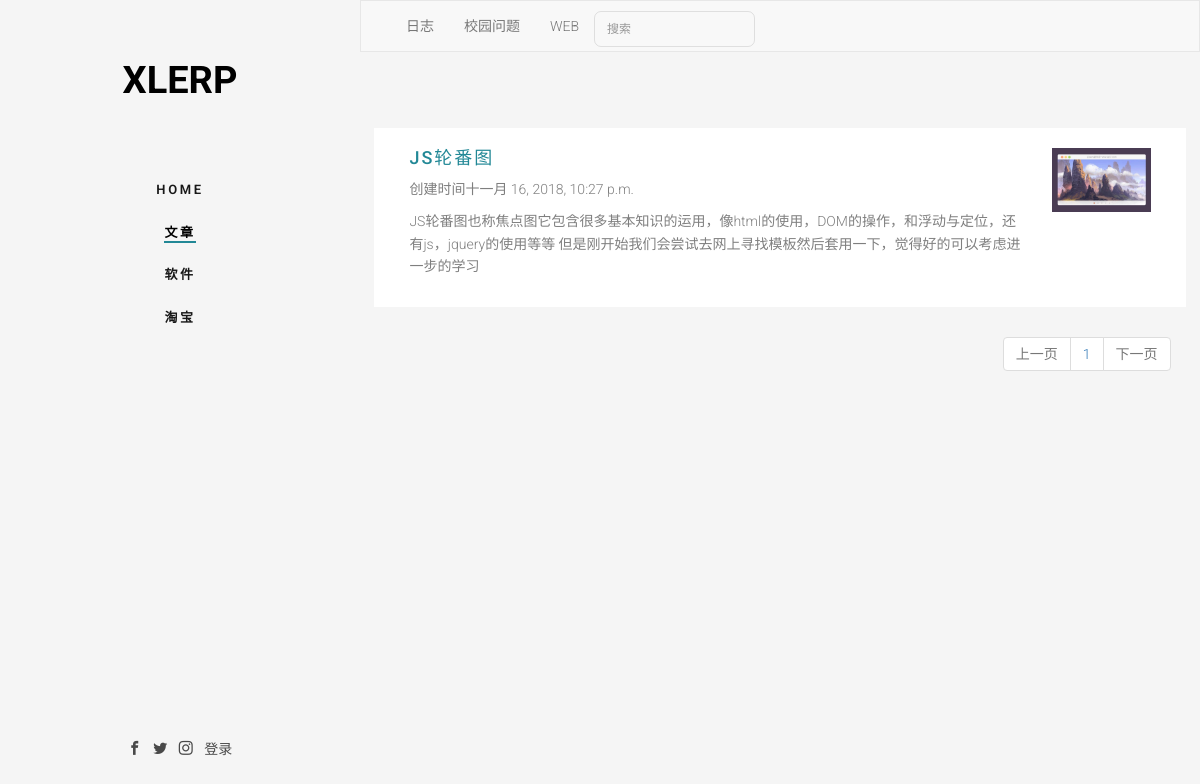
The page /post/?id=5 on the database as committed earlier.
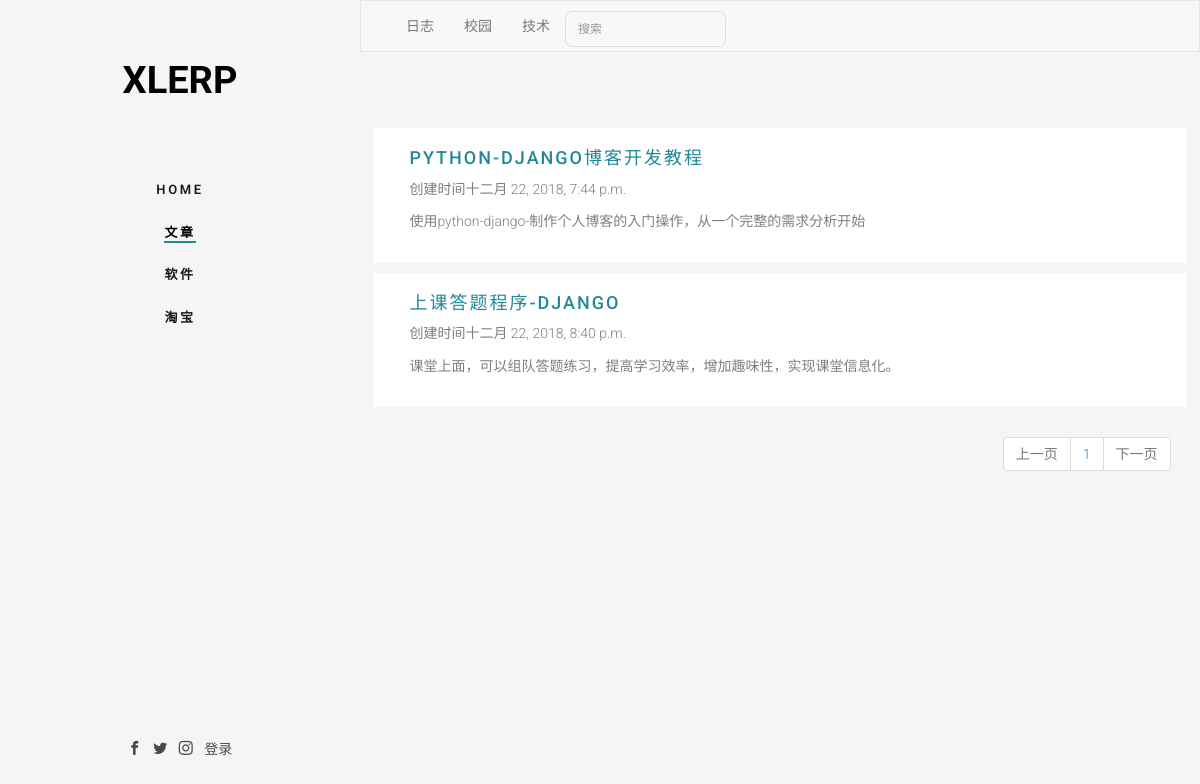
The same page on the database as committed later.
### HomeApp/models.py (models this page shows, shortened)
class TitleClassification(models.Model):
    title = models.CharField(max_length=30,unique=True,verbose_name=u'标题')
    star_time = models.DateTimeField(auto_now_add=True,verbose_name=u'创建日期')
    last_time = models.DateTimeField(auto_now=True,verbose_name=u'最后一次修改日期')
    isDelete = models.BooleanField(default=True,verbose_name=u'是否可用')
    class Meta:
        verbose_name_plural = "文章类型"

class dynamic(models.Model):
    title = models.CharField(max_length=30,unique=True,verbose_name=u'标题')
    imgurl = models.ImageField(upload_to='static/images/post',null=True, blank=True, verbose_name=u'图片地址')
    userID = models.ForeignKey(User_Information,on_delete=models.CASCADE,verbose_name=u'作者')
    post = RichTextUploadingField(verbose_name=u'具体内容')
    Classid = models.ForeignKey('TitleClassification', on_delete=models.CASCADE,verbose_name=u'文章类型')
    OtherMsg = models.CharField(max_length=300, verbose_name=u'简介')
    star_time = models.DateTimeField(auto_now_add=True,verbose_name=u'创建日期')
    last_time = models.DateTimeField(auto_now=True,verbose_name=u'最后一次修改日期')
    isDelete = models.BooleanField(default=True,verbose_name=u'是否可用')
    class Meta:
        verbose_name_plural = "文章"

### HomeApp/views.py (the view)
# urls.py: path('post/', views.postdata, name='postdata'),
def postdata(request):
    context = {}
    if request.method == 'GET':
        TClist = models.TitleClassification.objects.all()#获取所有文章类型
        IDdata = request.GET.get('id')
        if IDdata == None:
            post = models.dynamic.objects.all().order_by('id')[0:10].values('id','title','imgurl','userID','OtherMsg','star_time')
        else:
            post = models.dynamic.objects.filter(Classid=IDdata).values('id','title','imgurl','userID','OtherMsg','star_time').order_by('id')
        contact_list = post #models.dynamic.objects.get_queryset().order_by('id')#.values('id','title')
        paginator = Paginator(contact_list, 8) # Show 25 contacts per page
        page = request.GET.get('page') #request.POST.get('data')
        try:
            contacts = paginator.page(page)
        except PageNotAnInteger:
            contacts = paginator.page(1)
        except EmptyPage:
            contacts = paginator.page(paginator.num_pages)
        context['book_list'] = contacts
        context['paginator'] = paginator
        context['CLASSID'] = IDdata
        context['TClist'] = TClist
        context['activedynamic'] = 'fh5co-active'
    return render(request,'dynamic.html',context)

### templates/dynamic.html (shortened to what this page needs)
{% extends "home.html" %}
{% load staticfiles %}
{% block main %}
<nav class="navbar navbar-default mynavbar-default">
    <div class="container-fluid">
      <div class="collapse navbar-collapse" id="bs-example-navbar-collapse-1">
        <ul class="nav navbar-nav">
          {% for i in TClist %}
          <li><a href="/post/?id={{ i.id }}">{{ i.title }}</a></li>
          {% endfor %}
        </ul>
        <form class="navbar-form navbar-left">
          <div class="form-group">
            <input type="text" class="form-control xform-control" placeholder="搜索">
          </div>
        </form>
      </div>
    </div>
  </nav>
<div id="uptop" class="fh5co-narrow-content">
        {% for i in book_list %}
        <div class="row row-bottom-padded-md mipadded-md">
            <div class="col-md-10 animate-box" data-animate-effect="fadeInLeft">
                <h2 class="fh5co-heading myfh5co-heading"><a href="/postList/?id={{ i.id }}" target="_blank">{{ i.title }}</a> </h2>
                <p>创建时间{{ i.star_time }}</p>
                <p>{{ i.OtherMsg }}</p>
            </div>
            <div class="col-md-2 animate-box" data-animate-effect="fadeInLeft">
                <a href="/postList/?id={{ i.id }}" target="_blank">
                {% if i.imgurl != "" %}
                <img class="img-responsive myimg-responsive" src="/media/{{ i.imgurl }}" alt="/{{ i.imgurl }}图像丢失！">
                {% endif %}
                </a>
            </div>
        </div>
        {% endfor %}
        <ul class="pagination" id="pager">
            {% if book_list.has_previous %}
                <li class="previous"><a href="{% url 'postdata' %}?id={{ CLASSID }}&page={{ book_list.previous_page_number }}">上一页</a></li>
            {% else %}
                <li class="previous disabled"><a href="#">上一页</a></li>
            {% endif %}
            {% for num in paginator.page_range %}
                {% if num == currentPage %}
                    <li class="item active"><a href="{% url 'postdata' %}?id={{ CLASSID }}&page={{ num }}">{{ num }}</a></li>
                {% else %}
                    <li class="item"><a href="{% url 'postdata' %}?id={{ CLASSID }}&page={{ num }}">{{ num }}</a></li>
                {% endif %}
            {% endfor %}
            {% if book_list.has_next %}
                <li class="next"><a href="{% url 'postdata' %}?id={{ CLASSID }}&page={{ book_list.next_page_number }}">下一页</a></li>
            {% else %}
                <li class="next disabled"><a href="#">下一页</a></li>
            {% endif %}
        </ul>
</div>
{% endblock %}

Rows that differ between the two databases and show on the page:
removed dynamic: title "JS轮番图", star_time "十一月 16, 2018, 10:27 p.m.", OtherMsg "JS轮番图也称焦点图它包含很多基本知识的运用，像html的使用，DOM的操作，和浮动与定位，还有js，jquery的使用等等 但是刚开始我们会尝试去网上寻找模板然后套用一下，觉得好的可以考虑进一步的学习", imgurl (picture)
changed TitleClassification (number 2 of 3 on the later page): title "校园问题" → "校园"
changed TitleClassification (number 3 of 3 on the later page): title "WEB" → "技术"
added dynamic: title "PYTHON-DJANGO博客开发教程", star_time "十二月 22, 2018, 7:44 p.m.", OtherMsg "使用python-django-制作个人博客的入门操作，从一个完整的需求分析开始"
added dynamic: title "上课答题程序-DJANGO", star_time "十二月 22, 2018, 8:40 p.m.", OtherMsg "课堂上面，可以组队答题练习，提高学习效率，增加趣味性，实现课堂信息化。"
